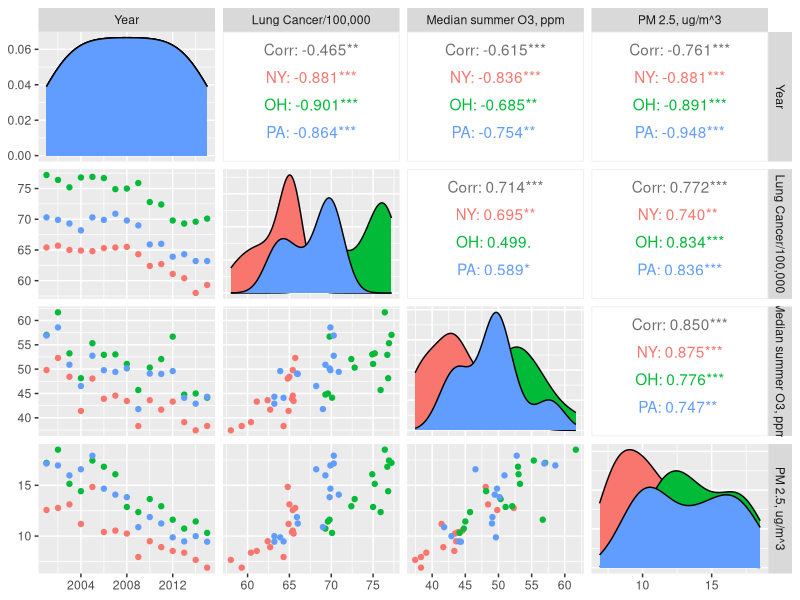
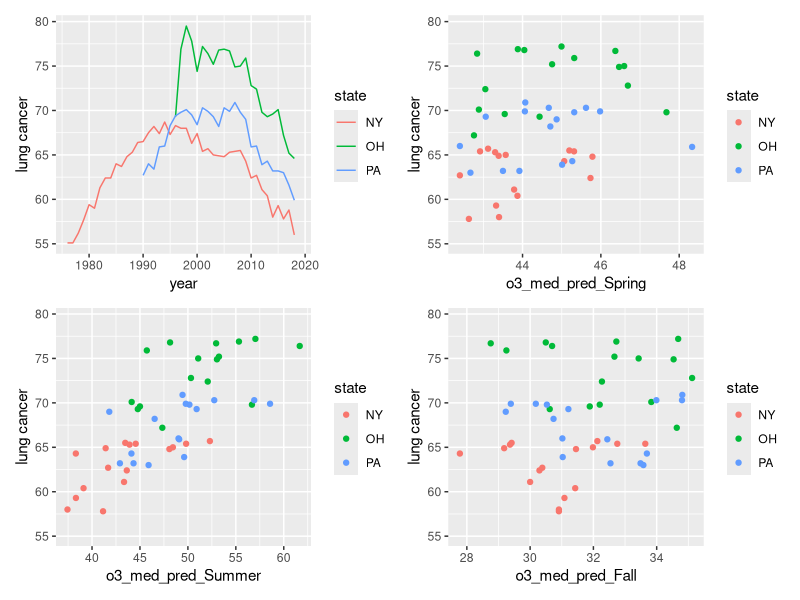
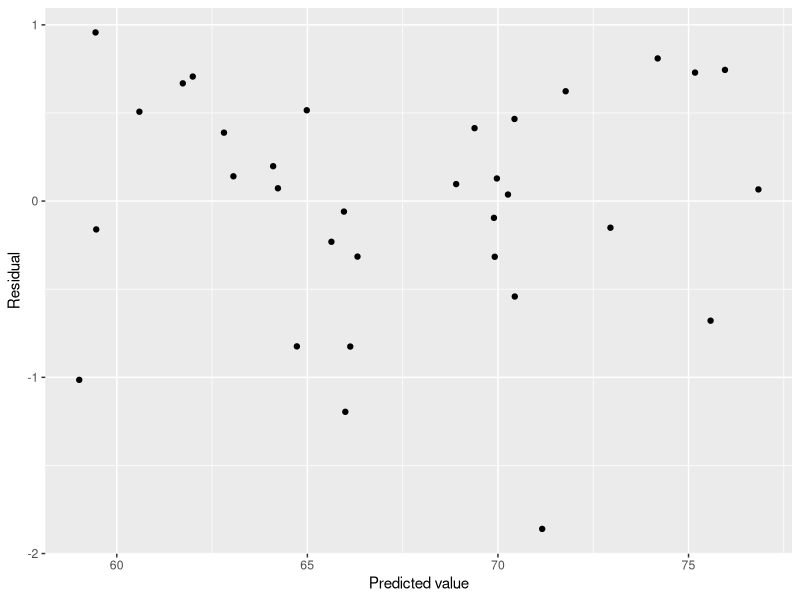
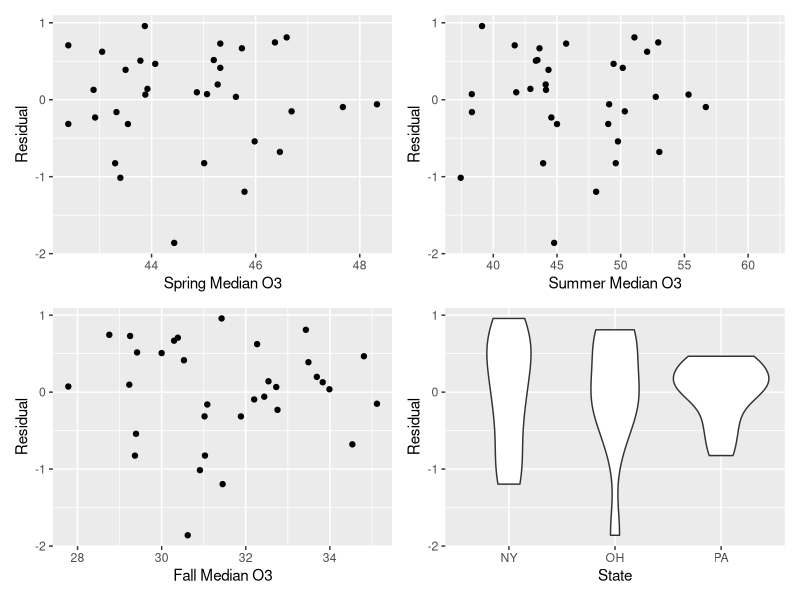
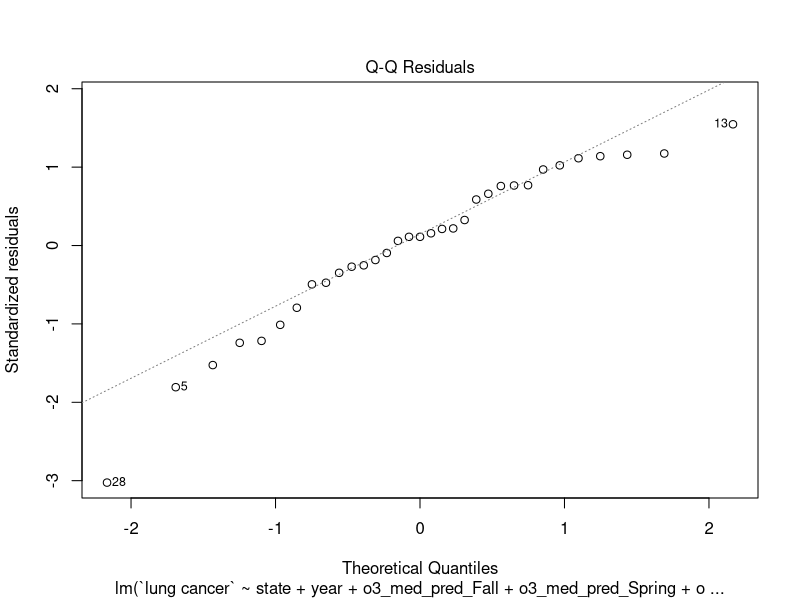
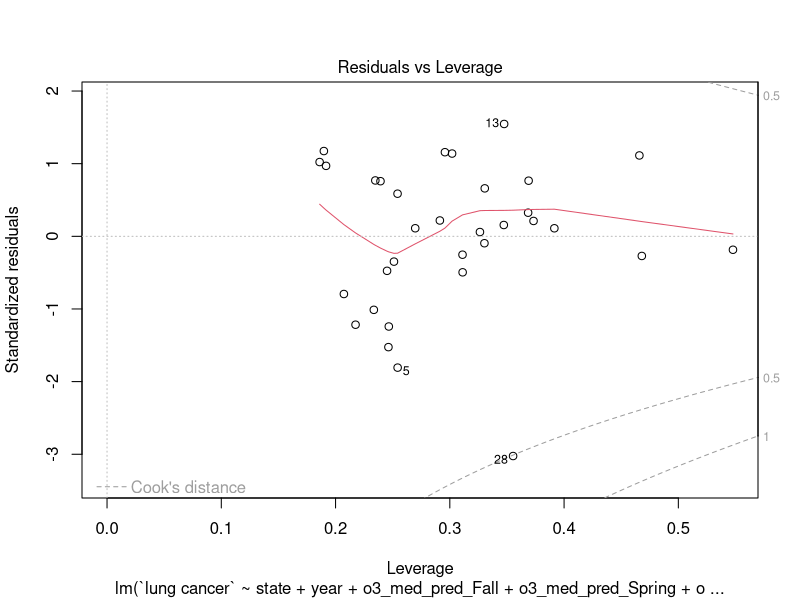
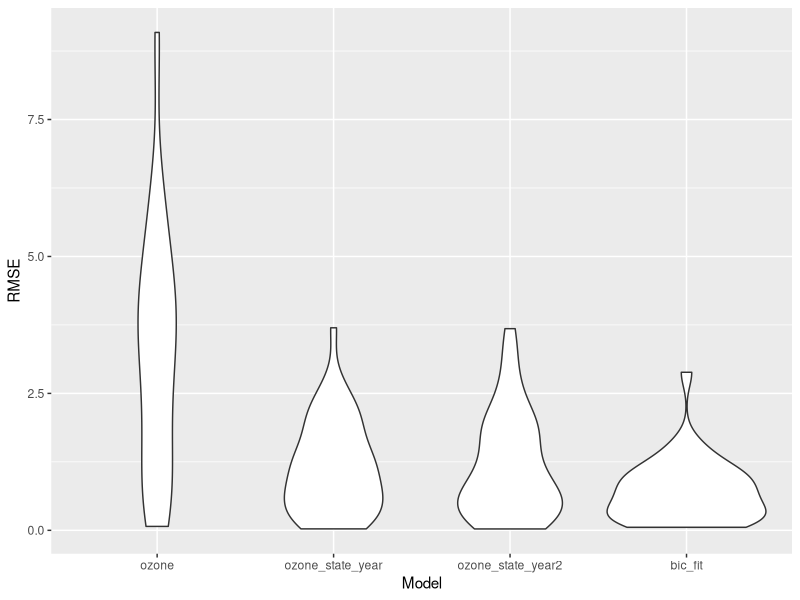
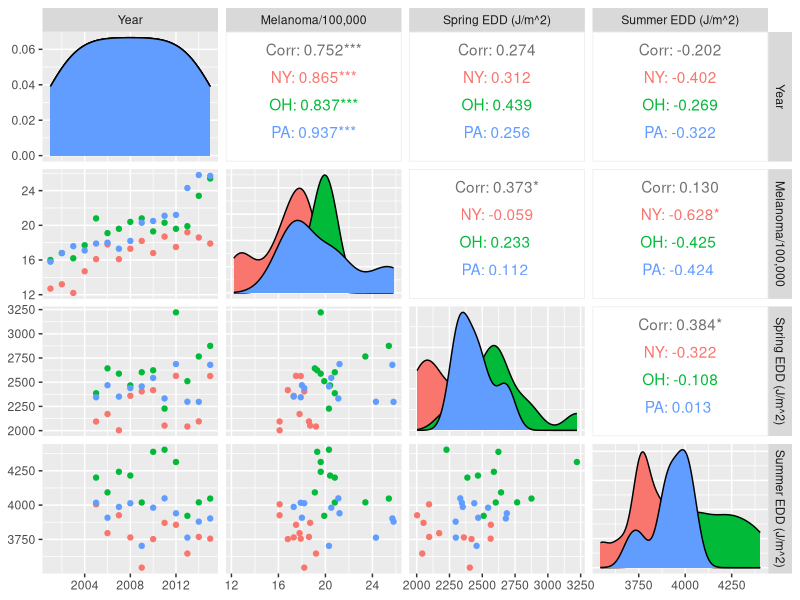

R code for these plots, in order:
## ---- chunk 1
library(tidyverse)

outcomes_state <- read_csv("data/lc_mel_asthma_state.csv")
outcomes_county <- read_csv("data/lc_mel_asthma_county.csv")
ap_uv <- read_csv("ap/ap_uv/apuv.csv")

#State-level analysis - fewer predictors
ap_uv_state_slim <- ap_uv %>%
  select(-c(countyfips, county,
            pm25_max_pred, pm25_mean_pred, pm25_pop_pred,
            o3_max_pred, o3_mean_pred, o3_pop_pred,
            i310, i305, i380, edr)) %>%
  group_by(state, year, season) %>%
  #Take medians across county for each season
  summarize(across(pm25_med_pred:edd, median)) %>%
  pivot_wider(names_from = season, values_from = pm25_med_pred:edd)

#State-level analysis - more predictors
ap_uv_state <- ap_uv %>%
  select(-c(countyfips, county)) %>%
  group_by(state, year, season) %>%
  #Take medians across county for each season
  summarize(across(pm25_max_pred:i380, median)) %>%
  pivot_wider(names_from = season, values_from = pm25_max_pred:i380)

outcomes_wider_state <- outcomes_state %>%
  pivot_wider(names_from = outcome, values_from = age_adjusted_incidence_rate)
  
state_analysis <- left_join(outcomes_wider_state, ap_uv_state_slim)

#Check for correlations
state_analysis_corr <- state_analysis %>% 
  select(`lung cancer`:edd_Winter) %>% 
  do(as.data.frame(cor(., method="pearson", use="pairwise.complete.obs"))) %>%
  knitr::kable()
## ---- chunk 2
library(GGally)

state_analysis %>%
  filter(year %in% 2001:2015) %>%
  ggpairs(columns = c("year","lung cancer", "o3_med_pred_Summer", "pm25_med_pred_Summer"),
          mapping = aes(group = state, color = state),
          columnLabels = c("Year", "Lung Cancer/100,000","Median summer O3, ppm", "PM 2.5, ug/m^3"))

  
state_plot <- state_analysis %>%
  ggplot(aes(x = year, y = `lung cancer`, group = state, color = state)) +
  geom_path()

spring_plot <- state_analysis %>%
  ggplot(aes(x = o3_med_pred_Spring, y = `lung cancer`, group = state, color = state)) +
  geom_point()

summer_plot <- state_analysis %>%
  ggplot(aes(x = o3_med_pred_Summer, y = `lung cancer`, group = state, color = state)) +
  geom_point()

fall_plot <- state_analysis %>%
  ggplot(aes(x = o3_med_pred_Fall, y = `lung cancer`, group = state, color = state)) +
  geom_point()

library(patchwork)
(state_plot + spring_plot) / (summer_plot + fall_plot)
## ---- chunk 3
state_2001_2015 <- state_analysis %>%
  filter(year %in% 2001:2015) %>%
  #exclude asthma, lots of missingness
  select(-asthma)

fit <- lm(`lung cancer` ~ ., data = state_2001_2015)
step_bic <- step(fit, trace = 0, k = log(nobs(fit)), direction = "backward")
summary(step_bic)
## ---- chunk 4
lung_fit <- state_2001_2015 %>%
  modelr::add_residuals(step_bic) %>%
  modelr::add_predictions(step_bic)

lung_fit %>%
  ggplot(aes(x = pred, y = resid)) + geom_point() + labs(x = "Predicted value", y = "Residual")
## ---- chunk 5
spring_resid <- lung_fit %>%
  ggplot(aes(x = o3_med_pred_Spring, y = resid)) + geom_point() + labs(x = "Spring Median O3",
                                                          y = "Residual")
summer_resid <- lung_fit %>%
  ggplot(aes(x = o3_med_pred_Summer, y = resid)) + geom_point() + labs(x = "Summer Median O3", y = "Residual")

fall_resid <- lung_fit %>%
  ggplot(aes(x = o3_med_pred_Fall, y = resid)) + geom_point() + labs(x = "Fall Median O3", y = "Residual")

state_resid <- lung_fit %>%
  ggplot(aes(x = state, y = resid)) + geom_violin() + labs(x = "State", y = "Residual")

(spring_resid + summer_resid) / (fall_resid + state_resid)
## ---- chunk 6
plot(step_bic, which = 2)
## ---- chunk 7
plot(step_bic, which = 5)
## ---- chunk 8
library(modelr)
set.seed(15)
cv_df <- crossv_loo(state_2001_2015)
    
cv_df <- cv_df %>% 
  mutate(
    #Ozone only
    ozone  = map(train, ~lm(`lung cancer` ~ o3_med_pred_Spring + o3_med_pred_Summer +
                              o3_med_pred_Fall, data = .x)),
    #Ozone with year and state
    ozone_state_year  = map(train, ~lm(`lung cancer` ~ o3_med_pred_Spring + o3_med_pred_Summer +
                                         o3_med_pred_Fall + year + state, data = .x)),
    #Ozone with year and state with time interactions
    ozone_state_year2  = map(train, ~lm(`lung cancer` ~ year*(o3_med_pred_Spring +
                                                              o3_med_pred_Summer +
                                                              o3_med_pred_Fall) + year + state +
                                                              year*state, data = .x)),
    
    #BIC model
    bic_fit = map(train, ~lm(`lung cancer` ~ state + year + o3_med_pred_Fall +
                               o3_med_pred_Spring + o3_med_pred_Summer + edd_Fall + edd_Spring +
                               edd_Summer, data = .x))) %>% 
  mutate(
    rmse_ozone = map2_dbl(ozone, test, ~rmse(model = .x, data = .y)),
    rmse_ozone_state_year = map2_dbl(ozone_state_year, test, ~rmse(model = .x, data = .y)),
    rmse_ozone_state_year2 = map2_dbl(ozone_state_year2, test, ~rmse(model = .x, data = .y)),
    rmse_bic_fit = map2_dbl(bic_fit, test, ~rmse(model = .x, data = .y)))

cv_df %>% 
  select(starts_with("rmse")) %>% 
  pivot_longer(
    everything(),
    names_to = "model", 
    values_to = "rmse",
    names_prefix = "rmse_") %>% 
  mutate(model = fct_inorder(model)) %>% 
  ggplot(aes(x = model, y = rmse)) + geom_violin() + labs(x = "Model", y = "RMSE")
## ---- chunk 9
state_analysis %>%
  filter(year %in% 2001:2015) %>%
  ggpairs(columns = c("year","melanoma","edd_Spring","edd_Summer"),
          mapping = aes(group = state, color = state),
          columnLabels = c("Year", "Melanoma/100,000", "Spring EDD (J/m^2)", "Summer EDD (J/m^2)"))
## ---- chunk 10
mel_fit <- lm(melanoma ~ ., data = state_2001_2015)
step_bic_mel <- step(mel_fit, trace = 0, k = log(nobs(fit)), direction = "backward")
summary(step_bic_mel)
## ---- chunk 11
mel_df <- state_2001_2015 %>%
  modelr::add_residuals(step_bic_mel) %>%
  modelr::add_predictions(step_bic_mel)

mel_df %>%
  ggplot(aes(x = pred, y = resid)) + geom_point() + labs(x = "Predicted value", y = "Residual")
## ---- chunk 12
summer_resid <- mel_df %>%
  ggplot(aes(x = edd_Summer, y = resid)) + geom_point() + labs(x = "Summer Median EDD", y = "Residual")

fall_resid <- mel_df %>%
  ggplot(aes(x = edd_Fall, y = resid)) + geom_point() + labs(x = "Fall Median EDD", y = "Residual")

fall_ozone_resid <- mel_df %>%
  ggplot(aes(x = o3_med_pred_Fall, y = resid)) + geom_point() + labs(x = "Fall Median O3", y = "Residual")

state_resid <- mel_df %>%
  ggplot(aes(x = state, y = resid)) + geom_violin() + labs(x = "State", y = "Residual")

(summer_resid + fall_resid) / (fall_ozone_resid + state_resid)
## ---- chunk 13

